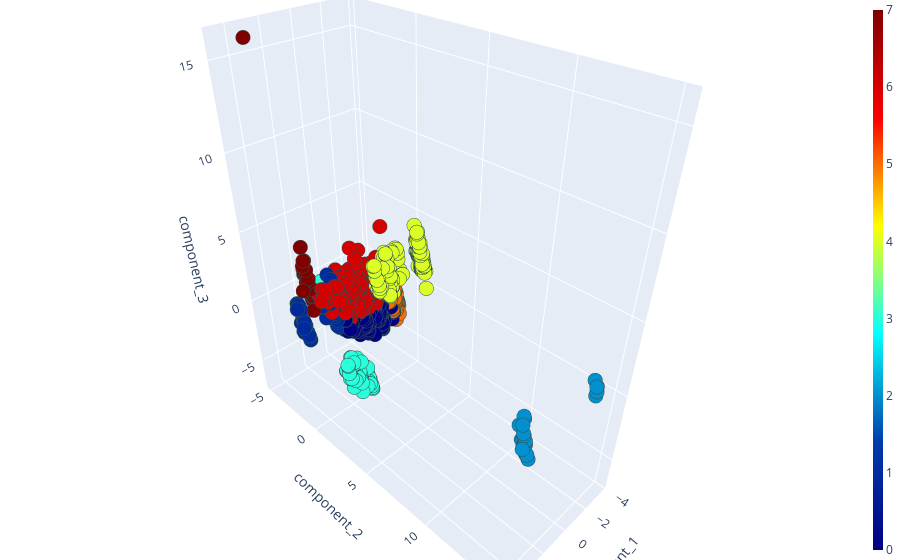

Notebook cell for this chart:
### Markdown cell above
### Распределение в тестовом наборе совпадает

### Code cell
display_components_in_cool_3D_space(components_3d_pca_test, labels_clast_test, 'component_1', 'component_2', 'component_3', 'clusters')

### Figure 1 — Plotly figure (JSON) as saved in the notebook; plotly's stock layout.template omitted (floating-point values rounded to 4 significant figures; data arrays with more than 128 entries replaced by an {"elided": "..."} marker saying what was removed)
{"data": [{"marker": {"color": {"elided": "2500 int values"}, "colorbar": {"thickness": 10}, "colorscale": [[0.0, "rgb(0,0,131)"], [0.2, "rgb(0,60,170)"], [0.4, "rgb(5,255,255)"], [0.6, "rgb(255,255,0)"], [0.8, "rgb(250,0,0)"], [1.0, "rgb(128,0,0)"]], "line": {"color": "DarkSlateGrey", "width": 2}, "size": 5}, "mode": "markers", "type": "scatter3d", "x": {"elided": "2500 float values"}, "y": {"elided": "2500 float values"}, "z": {"elided": "2500 float values"}}], "layout": {"margin": {"b": 0, "l": 0, "r": 0, "t": 0}, "scene": {"xaxis": {"title": {"text": "component_1"}}, "yaxis": {"title": {"text": "component_2"}}, "zaxis": {"title": {"text": "component_3"}}}}}
